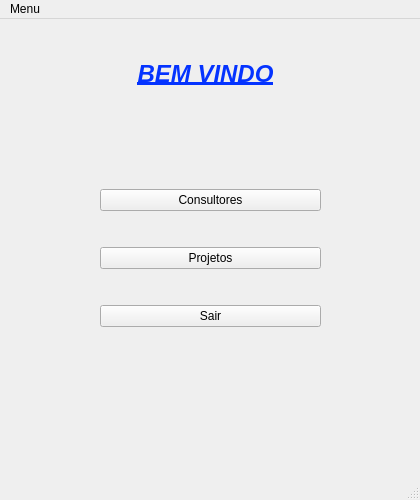
<?xml version="1.0" encoding="UTF-8"?>
<ui version="4.0">
 <class>TelaPrincipal</class>
 <widget class="QMainWindow" name="TelaPrincipal">
  <property name="geometry">
   <rect>
    <x>0</x>
    <y>0</y>
    <width>420</width>
    <height>500</height>
   </rect>
  </property>
  <property name="windowTitle">
   <string>TelaPrincipal</string>
  </property>
  <widget class="QWidget" name="centralwidget">
   <widget class="QLabel" name="label">
    <property name="geometry">
     <rect>
      <x>100</x>
      <y>20</y>
      <width>211</width>
      <height>71</height>
     </rect>
    </property>
    <property name="text">
     <string>&lt;html&gt;&lt;head/&gt;&lt;body&gt;&lt;p align=&quot;center&quot;&gt;&lt;span style=&quot; font-size:18pt; font-weight:700; font-style:italic; text-decoration: underline; color:#0433ff;&quot;&gt;BEM VINDO&lt;/span&gt;&lt;/p&gt;&lt;/body&gt;&lt;/html&gt;</string>
    </property>
   </widget>
   <widget class="QWidget" name="layoutWidget">
    <property name="geometry">
     <rect>
      <x>100</x>
      <y>140</y>
      <width>221</width>
      <height>201</height>
     </rect>
    </property>
    <layout class="QVBoxLayout" name="verticalLayout">
     <item>
      <widget class="QPushButton" name="pushButtonConsultores">
       <property name="text">
        <string>Consultores</string>
       </property>
      </widget>
     </item>
     <item>
      <widget class="QPushButton" name="pushButtonProjetos">
       <property name="text">
        <string>Projetos</string>
       </property>
      </widget>
     </item>
     <item>
      <widget class="QPushButton" name="pushButtonSair">
       <property name="text">
        <string>Sair</string>
       </property>
      </widget>
     </item>
    </layout>
   </widget>
  </widget>
  <widget class="QMenuBar" name="menubar">
   <property name="geometry">
    <rect>
     <x>0</x>
     <y>0</y>
     <width>420</width>
     <height>26</height>
    </rect>
   </property>
   <widget class="QMenu" name="menuMenu">
    <property name="title">
     <string>Menu</string>
    </property>
    <addaction name="actionInforma_oes"/>
    <addaction name="separator"/>
    <addaction name="actionSair"/>
   </widget>
   <addaction name="menuMenu"/>
  </widget>
  <widget class="QStatusBar" name="statusbar"/>
  <action name="actionInforma_oes">
   <property name="text">
    <string>Informações</string>
   </property>
  </action>
  <action name="actionSair">
   <property name="text">
    <string>Sair</string>
   </property>
  </action>
 </widget>
 <resources/>
 <connections/>
</ui>
